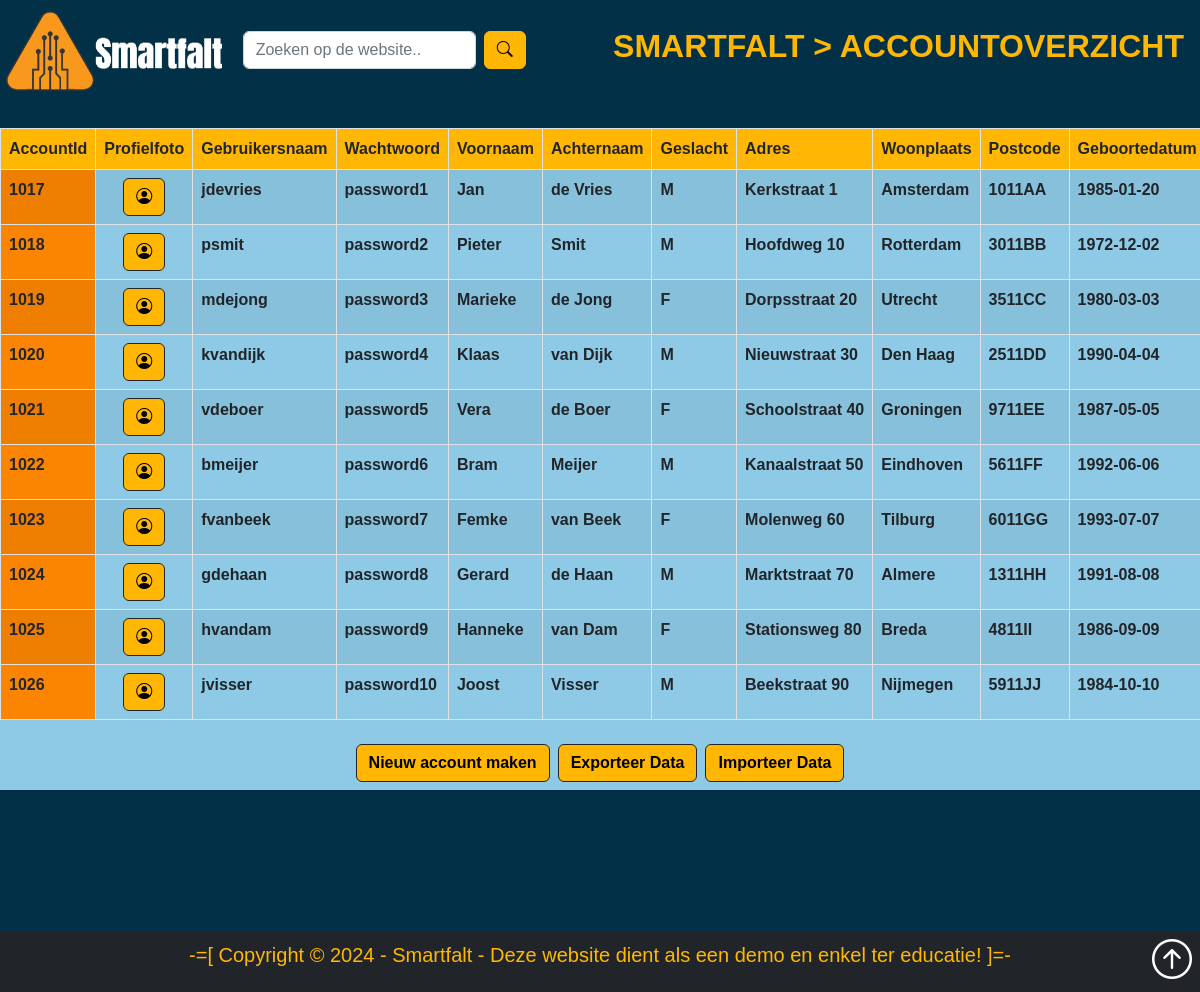
The app's page /admin/index.php with its own data.
### tables this page shows
CREATE TABLE `ACCOUNTS` (
    `AccountId` INT(8) ZEROFILL NOT NULL AUTO_INCREMENT PRIMARY KEY,
    `Profielfoto` BLOB,
    `Gebruikersnaam` VARCHAR(30) NOT NULL,
    `Wachtwoord` VARCHAR(64) NOT NULL,
    `Voornaam` VARCHAR(30),
    `Achternaam` VARCHAR(50),
    `Geslacht` VARCHAR(1),
    `Adres` VARCHAR(250),
    `Woonplaats` VARCHAR(50),
    `Postcode` VARCHAR(6),
    `GebDatum` DATE,
    `Emailadres` VARCHAR(50) NOT NULL,
    `Telefoonnummer` VARCHAR(15),
    `IBAN` VARCHAR(18),
    `RolId` INT(1),
    CONSTRAINT `fk_Accounts_Rollen` FOREIGN KEY (`RolId`) REFERENCES `ROLLEN`(`RolId`) ON UPDATE CASCADE ON DELETE SET NULL
);

### admin/index.php (called while the page is built, shortened)
<?php
    require_once('../config.php');
    require_once('account_admin.php');

### config.php (called while the page is built, shortened)
<?php
    $page_Language = "nl";

### admin/account_overview.php (the view, shortened to what this page needs)
<section id="section-account-overview" class="mt-5 bg-cornflower">
    <div class="table-wrapper">
        <div class="table-container">
            <table class="table table-hover table-striped table-bordered table-responsive text-nowrap bg-cornflower table-scroll">
                <thead class="table-selective">
                    <tr>
                        <th scope="col" class="sticky-col">AccountId</th>
                        <th scope="col">Profielfoto</th>
                        <th scope="col">Gebruikersnaam</th>
                        <th scope="col">Wachtwoord</th>
                        <th scope="col">Voornaam</th>
                        <th scope="col">Achternaam</th>
                        <th scope="col">Geslacht</th>
                        <th scope="col">Adres</th>
                        <th scope="col">Woonplaats</th>
                        <th scope="col">Postcode</th>
                        <th scope="col">Geboortedatum</th>
                    </tr>
                </thead>
                <tbody>
                    <?php foreach ($results as $account) { ?>
                        <tr>
                            <th scope="row" class="bg-tangerine sticky-col"><?php echo $account['AccountId']; ?></th>
                            <td>
                                <div class="container-profielImg">
                                    <?php if (!empty($account['ProfilePicture'])) { ?>
                                        <img alt="Profielplaatje" class="profielImg">
                                    <?php } else { ?>
                                        <button type="button" class="imgButton btn btn-selective border border-dark" data-bs-toggle="modal" data-bs-target="#uploadImageModal" data-account-id="<?php echo $account['AccountId']; ?>">
                                            <i class="bi bi-person-circle"></i>
                                        </button>
                                    <?php } ?>
                                </div>
                            </td>
                            <td class="fw-bold"><?php echo $account['Gebruikersnaam']; ?></td>
                            <td><?php echo $account['Wachtwoord']; ?></td>
                            <td><?php echo $account['Voornaam']; ?></td>
                            <td><?php echo $account['Achternaam']; ?></td>
                            <td><?php echo $account['Geslacht']; ?></td>
                            <td><?php echo $account['Adres']; ?></td>
                            <td><?php echo $account['Woonplaats']; ?></td>
                            <td><?php echo $account['Postcode']; ?></td>
                            <td><?php echo $account['GebDatum']; ?></td>
                        </tr>
                    <?php } ?>
                </tbody>
            </table>
        </div>
    </div>
    <div class="container d-flex justify-content-center">
        <a href="<?php echo ROOT_URL; ?>admin/account_new.php" class="btn btn-selective border border-dark my-2 fw-bold mx-1">Nieuw account maken</a>
        <a href="export_csv.php" class="btn btn-selective border border-dark my-2 fw-bold mx-1">Exporteer Data</a>
        <button type="button" class="btn btn-selective border border-dark my-2 fw-bold mx-1" data-bs-toggle="modal" data-bs-target="#importModal">Importeer Data</button>
    </div>
</section>

### admin/account_admin.php (shortened to what this page needs)
<?php
    $admin_page_title = '<a href="../index.php">Smartfalt</a> > <a href="index.php">Accountoverzicht</a>';
    require_once('../config.php');
    require_once('../site/site_header_admin.php');
    require_once('../db/db_connect.php');
    $sql = "SELECT accounts.*, AFBEELDINGEN.ProfilePicture FROM accounts
        LEFT JOIN AFBEELDINGEN ON accounts.AccountId = AFBEELDINGEN.AccountId
        ORDER BY accounts.AccountId;";
    $stmt = $pdo->prepare($sql);
    $stmt->execute();
    $results = $stmt->fetchAll(PDO::FETCH_ASSOC);
    require_once('account_overview.php');
?>
<?php
    require_once('../site/site_footer.php');

### site/site_header_admin.php (shortened to what this page needs)
<!DOCTYPE html>
<html lang="<?php echo $page_Language ?>">
<head>
    <link rel="stylesheet" href="<?php echo ROOT_URL; ?>css/style.css">
    <link rel="stylesheet" href="<?php echo ROOT_URL; ?>css/main.min.css">
    <link rel="stylesheet" href="https://use.typekit.net/jlb2xtz.css">
    <link href="https://cdn.jsdelivr.net/npm/bootstrap-icons@1.9.1/font/bootstrap-icons.css" rel="stylesheet">
</head>
<body class="bg-prussian">
    <nav class="navbar navbar-expand-lg navbar-dark fixed-top bg-prussian p-0">
        <div class="container-fluid p-0">
            <a class="navbar-brand" href="<?php echo ROOT_URL; ?>index.php">
                <img src="<?php echo ROOT_URL; ?>img/Smartfalt-logo2.png" alt="Smartfalt Logo" class="smartfalt-logo animated-logo">
            </a>
            <div class="input-group">
                <form action="../admin/account_admin_search_result.php" method="POST" class="d-flex">
                    <input class="form-control me-2" type="search" id="admin-search" name="admin-search" placeholder="Zoeken op de website..">
                    <button type="submit" name="admin-search-btn" class="rounded-2 btn btn-selective"><i class="bi bi-search"></i></button>
                </form>
            </div>
            <div class="mx-3 justify-content-end text-nowrap">
                <h2 class="text-end"><strong><?php echo $admin_page_title; ?></strong></h2>
            </div>
        </div>
    </nav>

### site/site_footer.php (shortened to what this page needs)
        <footer class="p-2 bg-dark text-white text-center footer">
            <div class="container-fluid">
                <p class="lead text-selective">
                    -=[ Copyright &copy; <?php echo date('Y') ?> - Smartfalt - Deze website dient als een demo en enkel ter educatie! ]=-
                </p>
                <a href="#" class="position-absolute bottom-0 end-0 p-2">
                    <i class="bi bi-arrow-up-circle h1 text-white"></i>
                </a>
            </div>
        </footer>
    </body>
</html>

### css/style.css (style rules this page uses)
.smartfalt-logo { left: 2rem; top: 0.5rem; height: 5.6rem; }
@media (prefers-reduced-motion: no-preference) { .animated-logo { animation-name: smartfalt-logo-spin; animation-duration: 1s; animation-iteration-count: 1; } }
[id^="section-"] { scroll-margin-top: 72px; }
.footer { position: fixed; left: 0; right: 0; bottom: 0; height: 60px; width: 100%; overflow: hidden; }
a { text-decoration: none; }
html { font-family: apertura, sans-serif; font-weight: 700; font-style: normal; max-width: 100%; height: 100%; padding-top: 80px; min-height: 100%; position: relative; }
body { padding-bottom: 60px; }
h2 { text-transform: uppercase; color:#ffb703; font-weight: bold; }

### site/site_header_admin.php (style rules this page uses)
body { font-family: apertura, sans-serif; font-weight: 700; font-style: normal; max-width: 100%; height: 100%; }
a { text-decoration: none !important; color: inherit; cursor: pointer; }
.table-wrapper { position: relative; max-width: 100%; overflow: auto; }
.table-container { overflow-x: auto; overflow-y: scroll; max-height: 80vh; position: sticky; top: 0; z-index: 1; }
.table-container thead th { position: sticky; top: 0; background-color: #ffb703; z-index: 2; }
.sticky-col { position: sticky; left: 0; z-index: 1; background-color: #fff; width: 150px; }
#navbar, .navbar { z-index: 1000; }
.container-profielImg { display: flex; justify-content: center; align-items: center; }

### records on screen
accounts: AccountId "1017", Gebruikersnaam "jdevries", Wachtwoord "password1", Voornaam "Jan", Achternaam "de Vries", Geslacht "M", Adres "Kerkstraat 1", Woonplaats "Amsterdam", Postcode "1011AA", GebDatum "1985-01-20"
accounts: AccountId "1018", Gebruikersnaam "psmit", Wachtwoord "password2", Voornaam "Pieter", Achternaam "Smit", Geslacht "M", Adres "Hoofdweg 10", Woonplaats "Rotterdam", Postcode "3011BB", GebDatum "1972-12-02"
accounts: AccountId "1019", Gebruikersnaam "mdejong", Wachtwoord "password3", Voornaam "Marieke", Achternaam "de Jong", Geslacht "F", Adres "Dorpsstraat 20", Woonplaats "Utrecht", Postcode "3511CC", GebDatum "1980-03-03"
accounts: AccountId "1020", Gebruikersnaam "kvandijk", Wachtwoord "password4", Voornaam "Klaas", Achternaam "van Dijk", Geslacht "M", Adres "Nieuwstraat 30", Woonplaats "Den Haag", Postcode "2511DD", GebDatum "1990-04-04"
accounts: AccountId "1021", Gebruikersnaam "vdeboer", Wachtwoord "password5", Voornaam "Vera", Achternaam "de Boer", Geslacht "F", Adres "Schoolstraat 40", Woonplaats "Groningen", Postcode "9711EE", GebDatum "1987-05-05"
accounts: AccountId "1022", Gebruikersnaam "bmeijer", Wachtwoord "password6", Voornaam "Bram", Achternaam "Meijer", Geslacht "M", Adres "Kanaalstraat 50", Woonplaats "Eindhoven", Postcode "5611FF", GebDatum "1992-06-06"
accounts: AccountId "1023", Gebruikersnaam "fvanbeek", Wachtwoord "password7", Voornaam "Femke", Achternaam "van Beek", Geslacht "F", Adres "Molenweg 60", Woonplaats "Tilburg", Postcode "6011GG", GebDatum "1993-07-07"
accounts: AccountId "1024", Gebruikersnaam "gdehaan", Wachtwoord "password8", Voornaam "Gerard", Achternaam "de Haan", Geslacht "M", Adres "Marktstraat 70", Woonplaats "Almere", Postcode "1311HH", GebDatum "1991-08-08"
accounts: AccountId "1025", Gebruikersnaam "hvandam", Wachtwoord "password9", Voornaam "Hanneke", Achternaam "van Dam", Geslacht "F", Adres "Stationsweg 80", Woonplaats "Breda", Postcode "4811II", GebDatum "1986-09-09"
accounts: AccountId "1026", Gebruikersnaam "jvisser", Wachtwoord "password10", Voornaam "Joost", Achternaam "Visser", Geslacht "M", Adres "Beekstraat 90", Woonplaats "Nijmegen", Postcode "5911JJ", GebDatum "1984-10-10"
